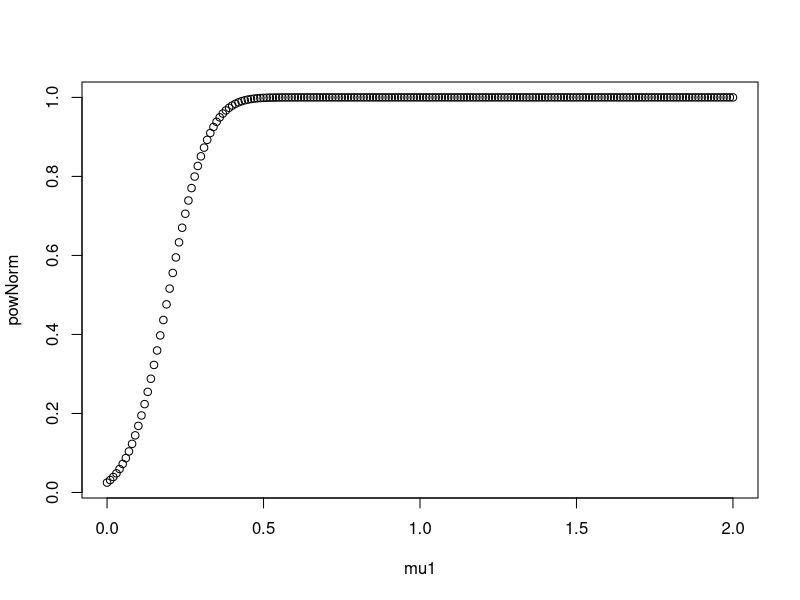

Reproduce this figure in R.
## ---- chunk 1
knitr::opts_chunk$set(echo = TRUE)
## ---- chunk 2
library(ggplot2)
## ---- chunk 3
#Part a: looking at a type I error
#all follow a similar algorithm as shown on page 193 in SCRR
n <- 100 #number of replicates
a <- 0.05 #significance level alpha
muA <- mean(rchisq(n, df = 1)) #mu0 in part a
muB <- mean(runif(n, 0, 2)) #mu0 in part b
muC <- mean(rexp(n, rate = 1)) #mu0 in part c
#become alternatives in the estimate power of a test (b).

m <- 1000 #number of replicates
pA <- numeric(m)
pB <- numeric(m)
pC <- numeric(m)

for(i in 1:m){
  xA <- rchisq(n, df = 1) #sample dist part a
  xB <- runif(n, 0, 2) #sample dist part b
  xC <- rexp(n, rate = 1) #sample dist part c
  
  ttestA <- t.test(xA, alternative = "two.sided",mu = muA)
  ttestB <- t.test(xB, alternative = "two.sided",mu = muB)
  ttestC <- t.test(xC, alternative = "two.sided",mu = muC)
  
  pA[i] <- ttestA$p.value
  pB[i] <- ttestB$p.value
  pC[i] <- ttestC$p.value
}

pHatA <- mean(pA <= a)
pHatB <- mean(pB <= a)
pHatC <- mean(pC <= a)

seHatA <- sqrt(pHatA * (1- pHatA)/m)
seHatB <- sqrt(pHatB * (1- pHatB)/m)
seHatC <- sqrt(pHatC * (1- pHatC)/m)
#Means:
cat("The means (of the p-values) are: ", c(pHatA, pHatB, pHatC), "\n")
#SE:
cat("The standard errors (of the p-values) are: ", c(seHatA, seHatB, seHatC))

#Part b: Estimating power of a test and outputting empirical power curves of the t-test from the three previous situations
#initial data array
mu1 <- c(seq(0,2,1/100))
MC <- length(mu1)
powA <- numeric(MC)
powB <- numeric(MC)
powC <- numeric(MC)
powNorm <- numeric(MC)

#select theta_1 from the parameter subspace
#muA, muB, and muC values
#set for loop
for(j in 1:MC){
  
  pvalA <- replicate(MC, expr = {
    xA <- rchisq(n, df = 1) #sample dist part a
    ttestA <- t.test(xA, alternative = "two.sided",mu = mu1[j])
    ttestA$p.value
  })
  powA[j] <- mean(pvalA <= a)
  
  pvalB <- replicate(MC, expr = {
    xB <- runif(n, 0, 2) #sample dist part b
    ttestB <- t.test(xB, alternative = "two.sided",mu = mu1[j])
    ttestB$p.value
  })
  powB[j] <- mean(pvalB <= a)
  
  pvalC <- replicate(MC, expr = {
    xC <- rexp(n, rate = 1) #sample dist part c
    ttestC <- t.test(xC, alternative = "two.sided",mu = mu1[j])
    ttestC$p.value
  })
  powC[j] <- mean(pvalC <= a)
  
  powerTest <- power.t.test(n = MC, delta = mu1[j],sig.level = a,alternative = "two.sided")
  powNorm[j] <- powerTest$power
  
}

plot(mu1,powNorm)

